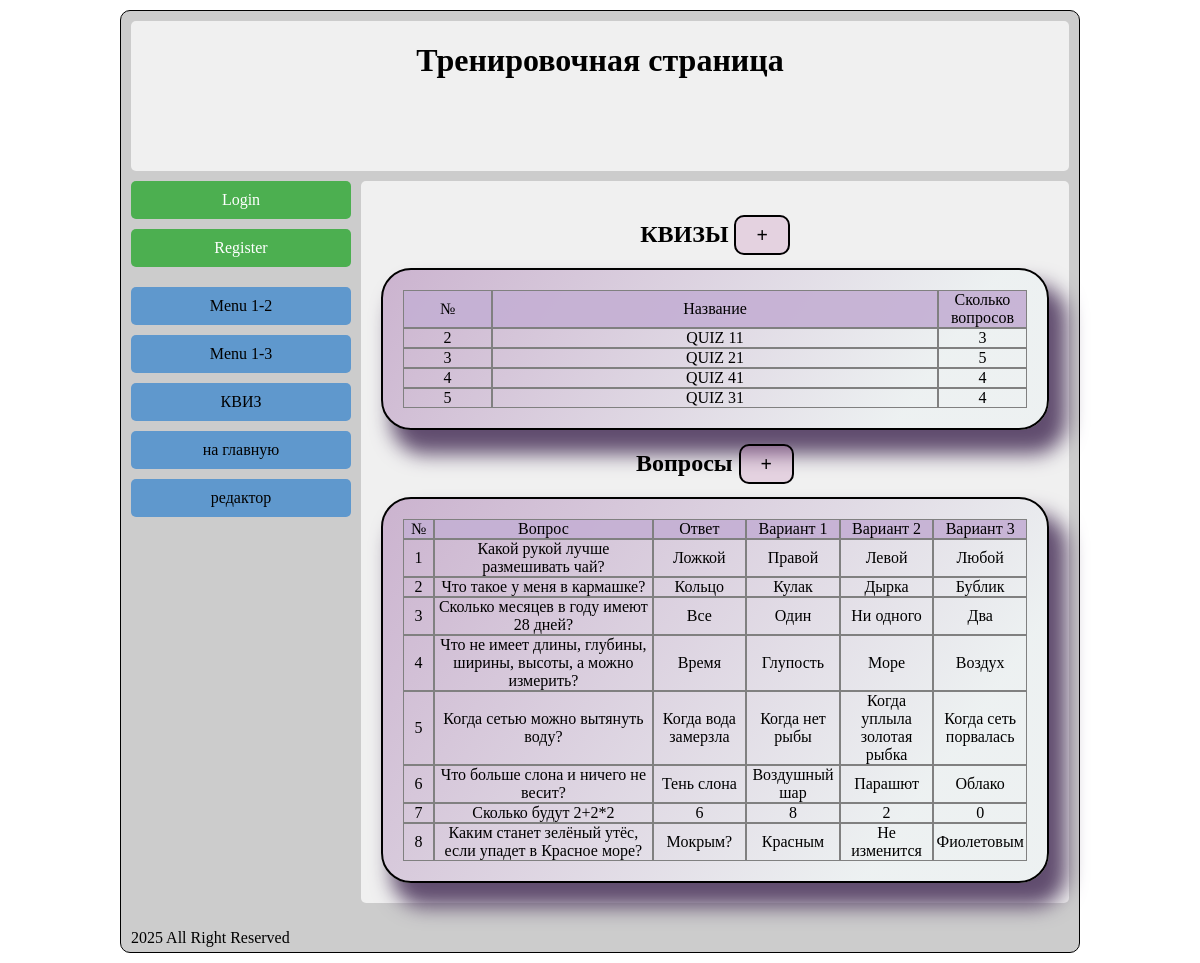
The page /quizes_view/ on the database its author committed.
### models.py (models this page shows, shortened)
class Quiz(db.Model):
    id = db.Column(db.Integer, primary_key = True)
    name = db.Column(db.String(100))
    user_id = db.Column(db.Integer, db.ForeignKey('user.id'))

class Question(db.Model):
    id = db.Column(db.Integer, primary_key = True)
    question = db.Column(db.String(250), nullable=False)
    answer = db.Column(db.String(100), nullable=False)
    wrong1 = db.Column(db.String(100), nullable=False)
    wrong2 = db.Column(db.String(100), nullable=False)
    wrong3 = db.Column(db.String(100), nullable=False)
    quiz = db.relationship(
        'Quiz',
        secondary=quiz_question,
        backref = 'question'
    )

### 8.py (the view, shortened to what this page needs)
@app.route('/quizes_view/', methods = ['POST', 'GET'])
def view_quiz_edit():
    quizes = Quiz.query.all()
    questions = Question.query.all()
    return render_template('quizes_view.html',
                           html_config = html_config,
                           quizes = quizes,
                           questions = questions,
                           len = len)

### 8.py (called while the page is built)
@app.before_request
def get_user():
    if 'logged_in' in session:
        for user in users.values():
            if user['login'] == session['login']:
                g.user = user
                break

### templates/quizes_view.html (shortened to what this page needs)
<link rel="stylesheet" href="{{ url_for('static', filename='css/quiz.css') }}">
{% extends "base.html" %}
{% block main_menu %}
    {{ super() }}
    {% include 'quiz_menu.html' %}
{% endblock %}
{% block content_head %}
    <h2>КВИЗЫ <a class="button" href="#modal1">+</a></h2>
{% endblock %}
{% block content %}
    <div class="quizes quiz_form">
        <div class="quiz-row quiz-hrow">
            <div class="quiz-col">№</div>
            <div class="quiz-col">Название</div>
            <div class="quiz-col">Сколько вопросов</div>
        </div>
        {% for q in quizes %}
        <a href="/quiz_edit/{{q.id}}">
            <div class="quiz-row">
                <div class="quiz-col">{{ loop.index+1 }}</div>
                <div class="quiz-col">{{ q.name }}</div>
                <div class="quiz-col">{{ len(q.question) }}</div>
            </div>
        </a>
        {% endfor %}
    </div>
{% endblock %}
{% block content2_head %}
    <h2>Вопросы  <a class="button" href="#modal2">+</a></h2>
{% endblock %}
{% block content2 %}
<div class="questions quiz_form">
    {% include 'form_questions_tab.html' %}
</div>
{% endblock %}

### templates/form_questions_tab.html (shortened to what this page needs)
<div class="question-row question-hrow">
    <div class="quiz-col">№</div>
    <div class="quiz-col">Вопрос</div>
    <div class="quiz-col">Ответ</div>
    <div class="quiz-col">Вариант 1</div>
    <div class="quiz-col">Вариант 2</div>
    <div class="quiz-col">Вариант 3</div>
</div>
{% for q in questions %}
<a href="/question_edit/{{q.id}}">
    <div class="question-row">
        <div class="quiz-col">
            {{ loop.index }}
        </div>
        <div class="quiz-col">{{ q.question }}</div>
        <div class="quiz-col">{{ q.answer }}</div>
        <div class="quiz-col">{{ q.wrong1 }}</div>
        <div class="quiz-col">{{ q.wrong2 }}</div>
        <div class="quiz-col">{{ q.wrong3 }}</div>
    </div>
</a>
{% endfor %}

### static/css/quiz.css (style rules this page uses)
h2 { text-align: center; }
.quiz_form a { text-decoration: none; color: black; }
.quiz_form { display: block; background: linear-gradient(153deg, #e9f2f375 20%, #7531807a); border-radius: 30px; border: 2px solid; box-shadow: 14px 20px 20px 4px #614d6f; text-align: center; min-width: 500px; max-width: 100%; background: linear-gradient(305deg, #e9f2f375 20%, #a371ab7a); padding: 20px; }
.button { font-size: 20px; border-radius: 10px; padding: 10px 15px 10px 15px; background-color: #c785b747; transition: all 450ms ease-out; }
.button { margin-top: 20px; font-size: 20px; border-radius: 10px; padding: 2px 15px 2px 15px; background-color: #c785b747; transition: all 250ms ease-out; text-decoration: none; border: 2px solid black; padding: 7px 20px 7px 20px; color:black; }
.quizes, .questions { display: grid; grid-template-rows: 1fr; width: 100%; box-sizing: border-box; }
.quiz-row { display: grid; grid-template-columns: 1fr 5fr 1fr; transition: all 200ms; }
.question-row { display: grid; grid-template-columns: 5% 35% repeat(4, 15%); transition: all 200ms; }
.quiz-col { display: grid; border:1px solid gray; align-items: center; overflow: hidden; text-decoration: none; }
.question-hrow, .quiz-hrow { background-color: #c5b0d4eb; }
.questions a { font-size: 16px; }

### static/css/base.css (style rules this page uses)
body { min-height: 100vh; display: flex; justify-content: center; margin: 0; }
h1, h2 { text-align: center; }

### rows shown on the page
Quiz: name "QUIZ 11", question "3"
Quiz: name "QUIZ 21", question "5"
Quiz: name "QUIZ 41", question "4"
Quiz: name "QUIZ 31", id "4"
Question: question "Какой рукой лучше размешивать чай?", answer "Ложкой", wrong1 "Правой", wrong2 "Левой", wrong3 "Любой"
Question: question "Что такое у меня в кармашке?", answer "Кольцо", wrong1 "Кулак", wrong2 "Дырка", wrong3 "Бублик"
Question: question "Сколько месяцев в году имеют 28 дней?", answer "Все", wrong1 "Один", wrong2 "Ни одного", wrong3 "Два"
Question: question "Что не имеет длины, глубины, ширины, высоты, а можно измерить?", answer "Время", wrong1 "Глупость", wrong2 "Море", wrong3 "Воздух"
Question: question "Когда сетью можно вытянуть воду?", answer "Когда вода замерзла", wrong1 "Когда нет рыбы", wrong2 "Когда уплыла золотая рыбка", wrong3 "Когда сеть порвалась"
Question: question "Что больше слона и ничего не весит?", answer "Тень слона", wrong1 "Воздушный шар", wrong2 "Парашют", wrong3 "Облако"
Question: question "Сколько будут 2+2*2", answer "6", wrong1 "8", wrong2 "2", wrong3 "0"
Question: question "Каким станет зелёный утёс, если упадет в Красное море?", answer "Мокрым?", wrong1 "Красным", wrong2 "Не изменится", wrong3 "Фиолетовым"
